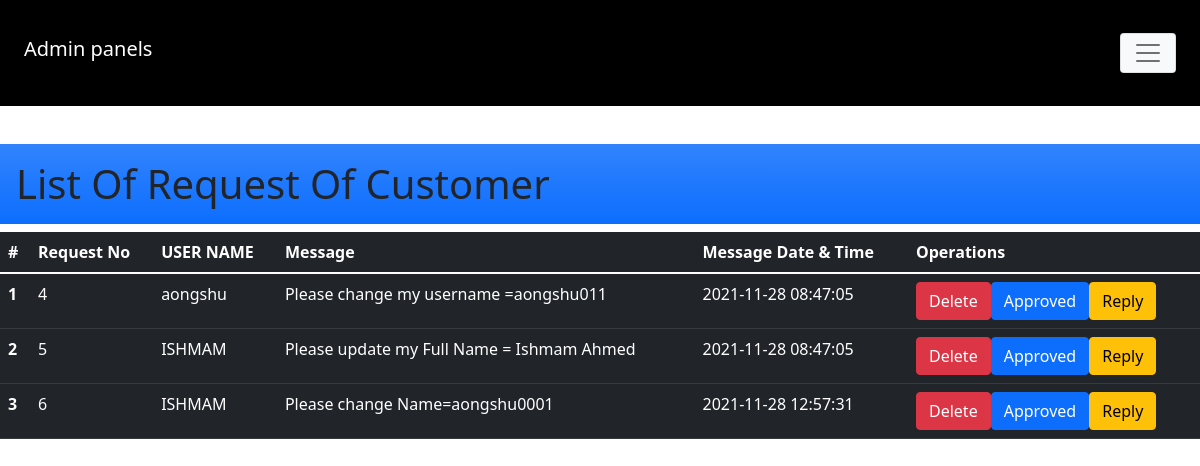
/TOD_Cafe/afterlogin admins panel.php?request=request_cust, run on the app's committed database.
### tables this page shows
CREATE TABLE `request_customer` (
  `req_id` int(100) UNSIGNED NOT NULL,
  `username` varchar(50) NOT NULL,
  `message` text NOT NULL,
  `date_time` timestamp NOT NULL DEFAULT current_timestamp() ON UPDATE current_timestamp()
);

### TOD_Cafe/Show_List.php (the view, shortened to what this page needs)
<?php
        if(isset($_GET['request']))
        {
          echo "<h1 class = 'p-3 mb-2 bg-primary bg-gradient'>List Of Request Of Customer</h1>";
          echo "
                <table class='table table-dark table-hover'>
                    <thead>
                    <tr>
                      <th scope='col'>#</th>
                      <th scope='col'>Request No</th>
                      <th scope='col'>USER NAME</th>
                      <th scope='col'>Message</th>
                      <th scope='col'>Message Date & Time</th>
                      <th scope='col'>Operations</th>
                    </tr>
                  </thead>
                  <tbody>";
                include "localhost.php";
                $sql = "SELECT * FROM `request_customer`";
                $result = mysqli_query($conn, $sql);
                if (mysqli_num_rows($result) > 0)
                {
                  $i = 1;
                  while($row = mysqli_fetch_assoc($result))
                  {
                    $id = $row['req_id'];
                    $uname = $row['username'];
                    $body = $row['message'];
                    $time = $row['date_time'];
                    echo "
                    <tr>
                      <th scope='row'>$i</th>
                      <td>$id</td>
                      <td>$uname</td>
                      <td>$body</td>
                      <td>$time</td>
                      <td><a class='btn btn-danger'>Delete</a><a class='btn btn-primary'>Approved</a><a class='btn btn-warning'>Reply</a></td>
                    </tr>";
                    $i++;
                  }
                }
            echo "</tbody>
          </table>";
          }
?>

### data on the page
request_customer: req_id "4", username "aongshu", message "Please change my username =aongshu011", date_time "2021-11-28 08:47:05"
request_customer: req_id "5", username "ISHMAM", message "Please update my Full Name = Ishmam Ahmed", date_time "2021-11-28 08:47:05"
request_customer: req_id "6", username "ISHMAM", message "Please change Name=aongshu0001", date_time "2021-11-28 12:57:31"
